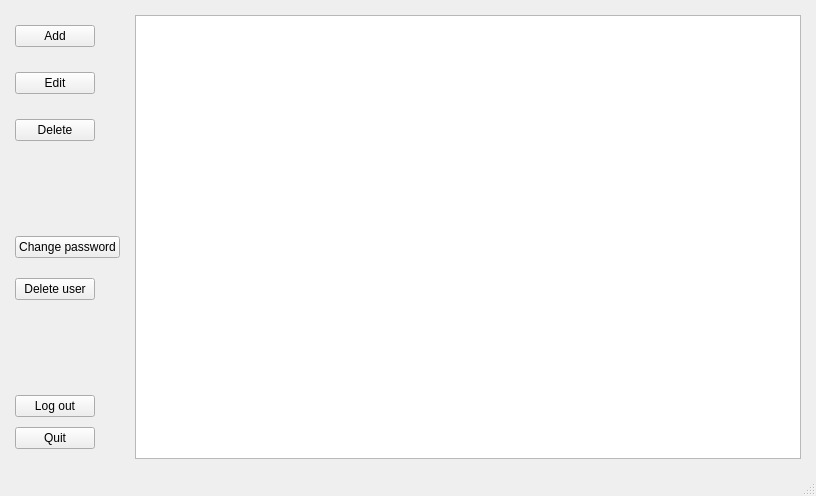
<?xml version="1.0" encoding="UTF-8"?>
<ui version="4.0">
 <class>DataWindow</class>
 <widget class="QMainWindow" name="DataWindow">
  <property name="geometry">
   <rect>
    <x>0</x>
    <y>0</y>
    <width>816</width>
    <height>496</height>
   </rect>
  </property>
  <property name="windowTitle">
   <string>MainWindow</string>
  </property>
  <widget class="QWidget" name="centralwidget">
   <layout class="QGridLayout" name="gridLayout" columnstretch="0,40" columnminimumwidth="10,400">
    <property name="leftMargin">
     <number>15</number>
    </property>
    <property name="topMargin">
     <number>15</number>
    </property>
    <property name="rightMargin">
     <number>15</number>
    </property>
    <property name="bottomMargin">
     <number>15</number>
    </property>
    <property name="horizontalSpacing">
     <number>15</number>
    </property>
    <item row="0" column="0">
     <layout class="QFormLayout" name="formLayout_3">
      <property name="sizeConstraint">
       <enum>QLayout::SetMinimumSize</enum>
      </property>
      <property name="verticalSpacing">
       <number>20</number>
      </property>
      <property name="leftMargin">
       <number>0</number>
      </property>
      <property name="topMargin">
       <number>10</number>
      </property>
      <property name="bottomMargin">
       <number>10</number>
      </property>
      <item row="0" column="0">
       <layout class="QFormLayout" name="formLayout">
        <property name="verticalSpacing">
         <number>25</number>
        </property>
        <item row="0" column="0">
         <widget class="QPushButton" name="pbAdd">
          <property name="cursor">
           <cursorShape>PointingHandCursor</cursorShape>
          </property>
          <property name="text">
           <string>Add</string>
          </property>
         </widget>
        </item>
        <item row="1" column="0">
         <widget class="QPushButton" name="pbEdit">
          <property name="cursor">
           <cursorShape>PointingHandCursor</cursorShape>
          </property>
          <property name="text">
           <string>Edit</string>
          </property>
         </widget>
        </item>
        <item row="2" column="0">
         <widget class="QPushButton" name="pbDelete">
          <property name="cursor">
           <cursorShape>PointingHandCursor</cursorShape>
          </property>
          <property name="text">
           <string>Delete</string>
          </property>
         </widget>
        </item>
       </layout>
      </item>
      <item row="4" column="0">
       <spacer name="verticalSpacer">
        <property name="orientation">
         <enum>Qt::Vertical</enum>
        </property>
        <property name="sizeHint" stdset="0">
         <size>
          <width>20</width>
          <height>5</height>
         </size>
        </property>
       </spacer>
      </item>
      <item row="5" column="0">
       <layout class="QFormLayout" name="formLayout_2">
        <property name="verticalSpacing">
         <number>10</number>
        </property>
        <item row="0" column="0">
         <widget class="QPushButton" name="pbCancel">
          <property name="cursor">
           <cursorShape>PointingHandCursor</cursorShape>
          </property>
          <property name="text">
           <string>Log out</string>
          </property>
         </widget>
        </item>
        <item row="1" column="0">
         <widget class="QPushButton" name="pbQuit">
          <property name="cursor">
           <cursorShape>PointingHandCursor</cursorShape>
          </property>
          <property name="text">
           <string>Quit</string>
          </property>
         </widget>
        </item>
       </layout>
      </item>
      <item row="2" column="0">
       <widget class="QPushButton" name="pbChangePassword">
        <property name="text">
         <string>Change password</string>
        </property>
       </widget>
      </item>
      <item row="3" column="0">
       <widget class="QPushButton" name="pbDeleteUser">
        <property name="text">
         <string>Delete user</string>
        </property>
       </widget>
      </item>
      <item row="1" column="0">
       <spacer name="verticalSpacer_2">
        <property name="orientation">
         <enum>Qt::Vertical</enum>
        </property>
        <property name="sizeHint" stdset="0">
         <size>
          <width>20</width>
          <height>40</height>
         </size>
        </property>
       </spacer>
      </item>
     </layout>
    </item>
    <item row="0" column="1">
     <widget class="QTableView" name="tableView"/>
    </item>
   </layout>
  </widget>
  <widget class="QMenuBar" name="menubar">
   <property name="geometry">
    <rect>
     <x>0</x>
     <y>0</y>
     <width>816</width>
     <height>21</height>
    </rect>
   </property>
  </widget>
  <widget class="QStatusBar" name="statusbar"/>
 </widget>
 <tabstops>
  <tabstop>pbAdd</tabstop>
  <tabstop>pbEdit</tabstop>
  <tabstop>pbDelete</tabstop>
  <tabstop>pbChangePassword</tabstop>
  <tabstop>pbDeleteUser</tabstop>
  <tabstop>pbCancel</tabstop>
  <tabstop>pbQuit</tabstop>
  <tabstop>tableView</tabstop>
 </tabstops>
 <resources/>
 <connections/>
</ui>
